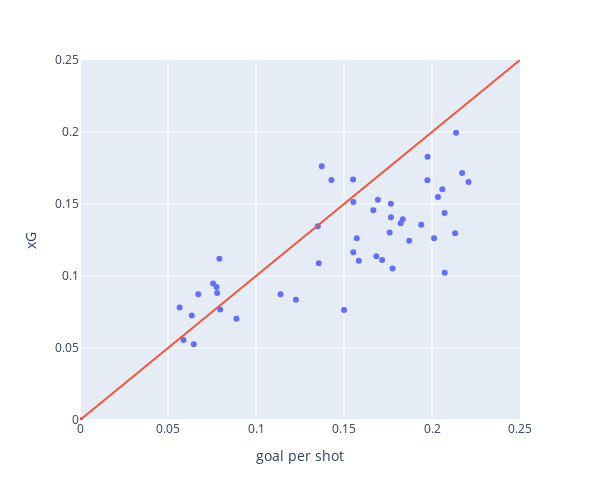

The notebook cell this image was saved under:
### Code cell
t_df = df1.reset_index()
fig = px.scatter(data_frame=df1.reset_index(), y="xG", x="goal per shot", custom_data='player_id', width=600, height=500)
fig.update_xaxes(range=[0, 0.25])
fig.update_yaxes(range=[0, 0.25])
fig.add_trace(go.Scatter(x=[0,0.5], y=[0,0.5]))
fig.update_layout(showlegend=False)
fig.update_traces(hovertemplate = "player : %{customdata} <br>" + 
                  '<br>' + 
                  'xG : %{y} <br>' + 
                  'G/Shot : %{x}')
fig.show()

### Figure 1 — Plotly figure (JSON) as saved in the notebook; plotly's stock layout.template omitted (floating-point values rounded to 4 significant figures)
{"data": [{"customdata": [["Alexis Alejandro Sánchez Sánchez"], ["Andrés Iniesta Luján"], ["Anthony Modeste"], ["Antoine Griezmann"], ["Aritz Aduriz Zubeldia"], ["Bojan Krkíc Pérez"], ["Christian Dannemann Eriksen"], ["Cristiano Ronaldo dos Santos Aveiro"], ["Daniel Alves da Silva"], ["David Villa Sánchez"], ["Fabio Quagliarella"], ["Francesc Fàbregas i Soler"], ["Franco Damián Vázquez"], ["Gareth Frank Bale"], ["Gerard Piqué Bernabéu"], ["Giacomo Bonaventura"], ["Gnégnéri Yaya Touré"], ["Gonzalo Gerardo Higuaín"], ["Harry Kane"], ["Iago Aspas Juncal"], ["Ivan Rakitić"], ["Jamie Vardy"], ["Karim Benzema"], ["Lionel Andrés Messi Cuccittini"], ["Lorenzo Insigne"], ["Lucas Pérez Martínez"], ["Luis Alberto Suárez Díaz"], ["Neymar da Silva Santos Junior"], ["Odion Jude Ighalo"], ["Olivier Giroud"], ["Ousmane Dembélé"], ["Paul Pogba"], ["Paulo Bruno Exequiel Dybala"], ["Pedro Eliezer Rodríguez Ledesma"], ["Philippe Coutinho Correia"], ["Pierre-Emerick Aubameyang"], ["Raúl García Escudero"], ["Robert Lewandowski"], ["Romelu Lukaku Menama"], ["Ronaldo de Assis Moreira"], ["Rubén Castro Martín"], ["Samuel Eto''o Fils"], ["Sergio Leonel Agüero del Castillo"], ["Thierry Henry"], ["Thomas Müller"], ["Xavier Hernández Creus"]], "hovertemplate": "player : %{customdata} <br><br>xG : %{y} <br>G/Shot : %{x}", "legendgroup": "", "marker": {"color": "#636efa", "symbol": "circle"}, "mode": "markers", "name": "", "orientation": "v", "showlegend": false, "type": "scatter", "x": [0.1834, 0.0672, 0.1351, 0.1822, 0.1692, 0.1871, 0.05882, 0.1357, 0.06466, 0.1684, 0.07921, 0.1553, 0.07759, 0.2072, 0.1374, 0.0566, 0.07965, 0.1939, 0.1572, 0.1667, 0.1226, 0.2034, 0.1975, 0.2012, 0.08889, 0.1759, 0.2208, 0.1766, 0.1429, 0.1553, 0.1584, 0.06349, 0.1776, 0.1767, 0.07792, 0.2137, 0.07563, 0.1974, 0.1552, 0.15, 0.2131, 0.2171, 0.2071, 0.1717, 0.2059, 0.1139], "xaxis": "x", "y": [0.1394, 0.08741, 0.1346, 0.1366, 0.1529, 0.1244, 0.05554, 0.1089, 0.05264, 0.1136, 0.1119, 0.1165, 0.09244, 0.1023, 0.1762, 0.07805, 0.07665, 0.1356, 0.1263, 0.1457, 0.08355, 0.1548, 0.1828, 0.1263, 0.07039, 0.1302, 0.1653, 0.1502, 0.1667, 0.1514, 0.1107, 0.0726, 0.1053, 0.1409, 0.08825, 0.1996, 0.09477, 0.1665, 0.1671, 0.07634, 0.1296, 0.1715, 0.1438, 0.1111, 0.1602, 0.08726], "yaxis": "y"}, {"hovertemplate": "player : %{customdata} <br><br>xG : %{y} <br>G/Shot : %{x}", "type": "scatter", "x": [0, 0.5], "y": [0, 0.5]}], "layout": {"height": 500, "legend": {"tracegroupgap": 0}, "margin": {"t": 60}, "showlegend": false, "width": 600, "xaxis": {"anchor": "y", "domain": [0, 1], "range": [0, 0.25], "title": {"text": "goal per shot"}}, "yaxis": {"anchor": "x", "domain": [0, 1], "range": [0, 0.25], "title": {"text": "xG"}}}}
